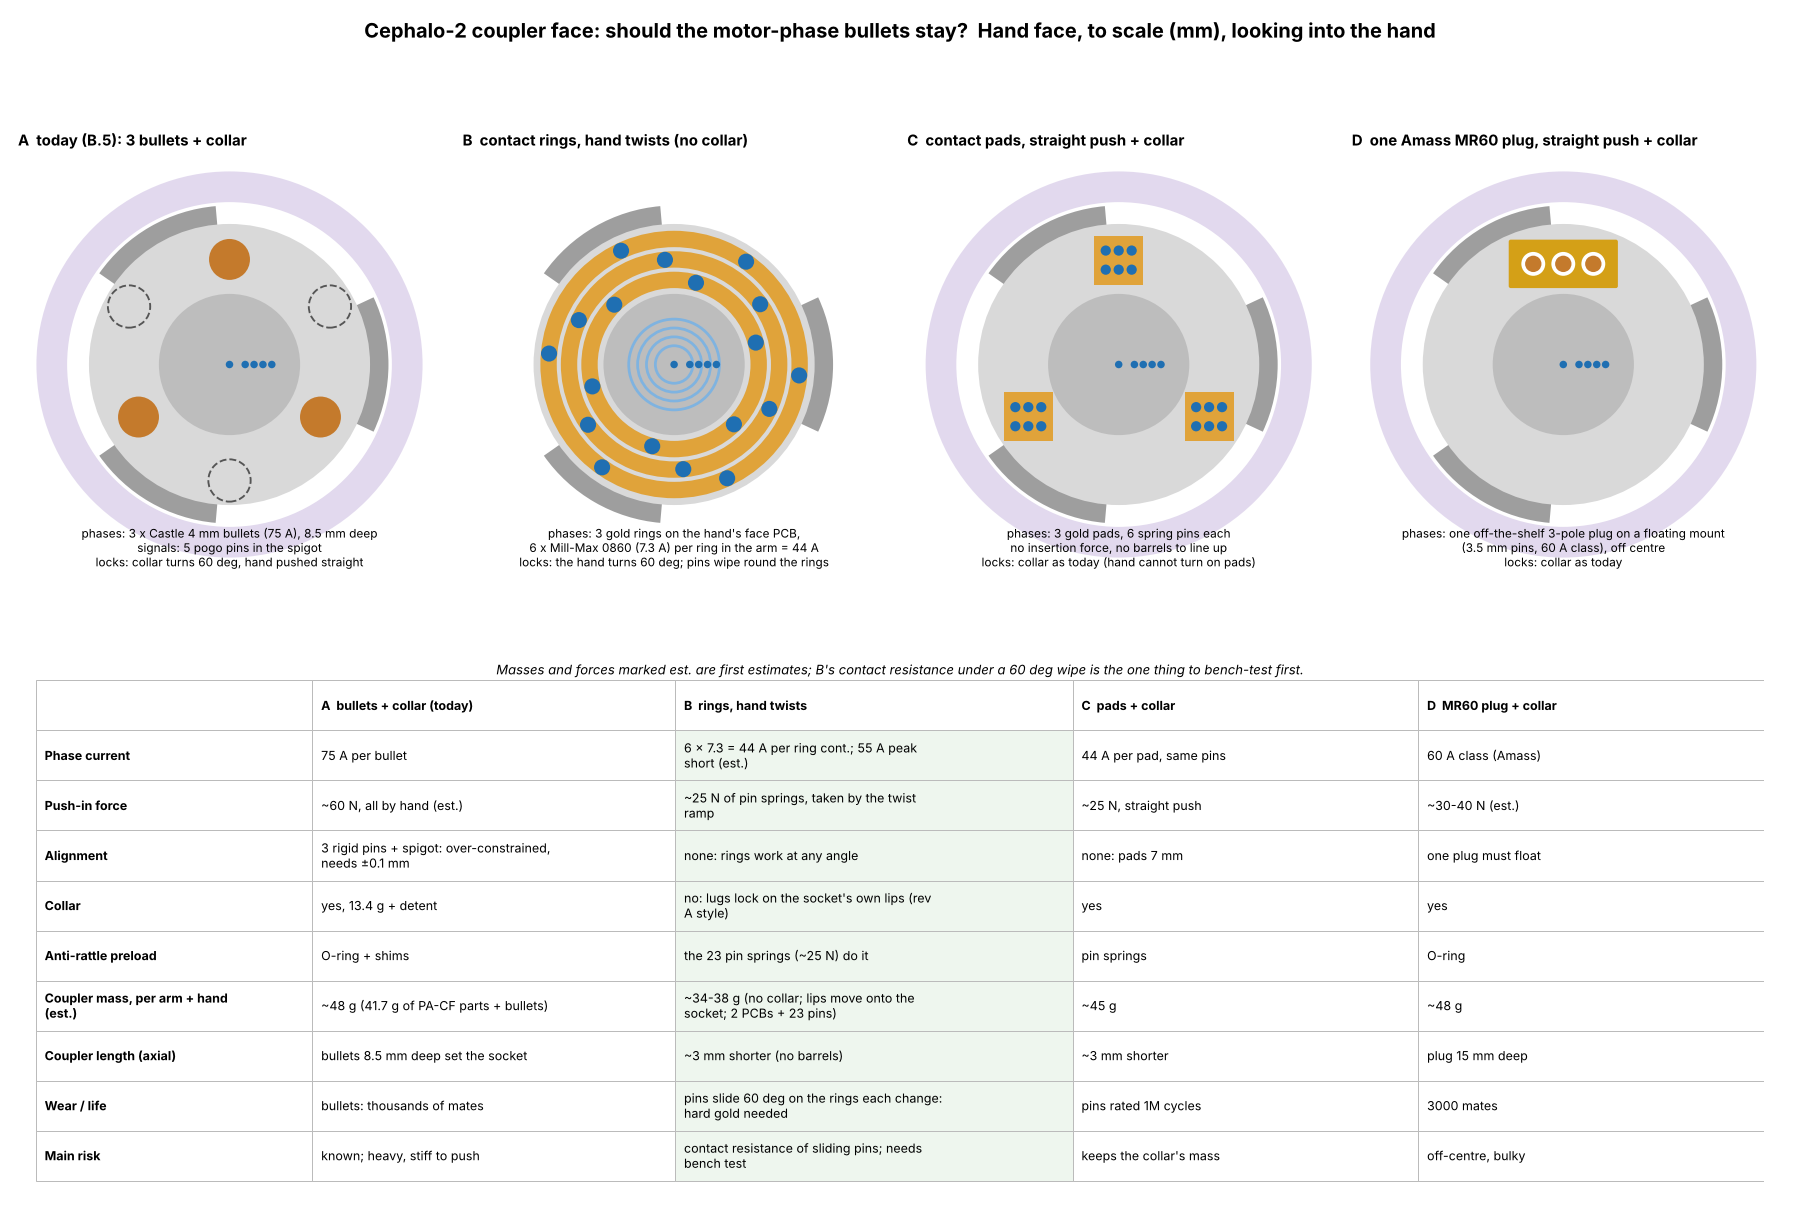

This figure's Python source:
"""Coupler face rethink: should the motor-phase bullets stay?  Visual design study (2026-11-19).
Face layouts to scale (hand side, looking into the hand's face) for four ways of getting the motor phases and the signals
across the joint, and a comparison of what each one costs.  Numbers marked est. are estimates; part data from datasheets:
Castle 4 mm bullet 75 A; Mill-Max 0860-0-15-20-82-14-11-0 spring pin 7.3 A, 120 gf mid-stroke, Ø2.36 pad;
Amass MR60 3-pole 3.5 mm motor plug (60 A class).  Current to carry: hand3 rotor 36 A hover, 55 A peak, 6S (25.2 V)."""
import json
import numpy as np
import matplotlib
matplotlib.use("Agg")
import matplotlib.pyplot as plt
from matplotlib.patches import Circle, Wedge, Rectangle, FancyBboxPatch
import textwrap
import handmount_b as H

P = H.P
OUT = "coupler_face_study.png"
C = dict(flange="#d9d9d9", lug="#9e9e9e", spigot="#bdbdbd", bullet="#c47a2c", pin="#1f6fb2", ring="#e0a33a",
         sig="#7fb3e0", screw="#555555", collar="#8e6bbf", mr="#d4a017", pad="#e0a33a")


def at(r, az):
    a = np.radians(az); return r * np.cos(a), r * np.sin(a)


def base(ax, title, lugs_w, collar):
    ax.set_aspect("equal"); ax.set_xlim(-31, 31); ax.set_ylim(-31, 31); ax.axis("off")
    ax.set_title(title, fontsize=12, fontweight="bold", loc="left")
    if collar:
        ax.add_patch(Circle((0, 0), P["R_collar"], color=C["collar"], alpha=0.25, lw=0))
        ax.add_patch(Circle((0, 0), P["collar_cb"], color="white", lw=0))
    for az in (0, 120, 240):
        ax.add_patch(Wedge((0, 0), P["lug_r1"], az - lugs_w / 2, az + lugs_w / 2, color=C["lug"], lw=0))
    ax.add_patch(Circle((0, 0), P["R_flange"], color=C["flange"], lw=0))
    ax.add_patch(Circle((0, 0), P["r_spigot"], color=C["spigot"], lw=0))


def signal_pins(ax, rings):
    for r in P["pin_r"]:
        if rings and r > 0:
            ax.add_patch(Circle((0, 0), r + 0.45, color=C["sig"], fill=False, lw=2.2))
        x, y = at(r, 0); ax.add_patch(Circle((x, y), 0.55, color=C["pin"], lw=0))


fig = plt.figure(figsize=(20, 13.5), facecolor="white")
fig.suptitle("Cephalo-2 coupler face: should the motor-phase bullets stay?  Hand face, to scale (mm), looking into the hand",
             fontsize=16, fontweight="bold", y=0.985)
axs = [fig.add_axes([0.01 + i * 0.247, 0.47, 0.235, 0.46]) for i in range(4)]

# A: today (B.5)
ax = axs[0]; base(ax, "A  today (B.5): 3 bullets + collar", P["lug_w"], True)
for az in P["az_bullet"]:
    x, y = at(P["r_bullet"], az); ax.add_patch(Circle((x, y), P["fem_bore"] / 2, color=C["bullet"], lw=0))
for r, az in P["screws"]:
    x, y = at(r, az); ax.add_patch(Circle((x, y), 3.1, color=C["screw"], fill=False, lw=1.5, ls="--"))
signal_pins(ax, False)
ax.text(0, -30, "phases: 3 x Castle 4 mm bullets (75 A), 8.5 mm deep\nsignals: 5 pogo pins in the spigot\nlocks: collar turns 60 deg, hand pushed straight",
        ha="center", va="bottom", fontsize=9.5)

# B: ring contacts, hand twists itself (no collar)
ax = axs[1]; base(ax, "B  contact rings, hand twists (no collar)", 50, False)
rings = [(11.2, 13.6), (14.2, 16.6), (17.2, 19.6)]
for (a, b) in rings:
    ax.add_patch(Wedge((0, 0), b, 0, 360, width=b - a, color=C["ring"], lw=0))
for k, (a, b) in enumerate(rings):
    rm = (a + b) / 2
    for j in range(6):
        x, y = at(rm, 15 + k * 20 + j * 60); ax.add_patch(Circle((x, y), 1.18, color=C["pin"], lw=0))
signal_pins(ax, True)
ax.text(0, -30, "phases: 3 gold rings on the hand's face PCB,\n6 x Mill-Max 0860 (7.3 A) per ring in the arm = 44 A\nlocks: the hand turns 60 deg; pins wipe round the rings",
        ha="center", va="bottom", fontsize=9.5)

# C: pads, straight push, keep collar
ax = axs[2]; base(ax, "C  contact pads, straight push + collar", P["lug_w"], True)
for k, az0 in enumerate((90, 210, 330)):
    x, y = at(15.3, az0); ax.add_patch(Rectangle((x - 3.6, y - 3.6), 7.2, 7.2, angle=0, color=C["pad"], lw=0))
    for dx in (-1.9, 0, 1.9):
        for dy in (-1.4, 1.4):
            ax.add_patch(Circle((x + dx, y + dy), 0.75, color=C["pin"], lw=0))
signal_pins(ax, False)
ax.text(0, -30, "phases: 3 gold pads, 6 spring pins each\nno insertion force, no barrels to line up\nlocks: collar as today (hand cannot turn on pads)",
        ha="center", va="bottom", fontsize=9.5)

# D: one moulded 3-pole plug (MR60), straight push + collar
ax = axs[3]; base(ax, "D  one Amass MR60 plug, straight push + collar", P["lug_w"], True)
ax.add_patch(FancyBboxPatch((-7.7, 11.5), 15.4, 6.5, boxstyle="round,pad=0.3", color=C["mr"], lw=0))
for dx in (-4.4, 0, 4.4):
    ax.add_patch(Circle((dx, 14.75), 1.75, color="white", lw=0)); ax.add_patch(Circle((dx, 14.75), 1.2, color=C["bullet"], lw=0))
signal_pins(ax, False)
ax.text(0, -30, "phases: one off-the-shelf 3-pole plug on a floating mount\n(3.5 mm pins, 60 A class), off centre\nlocks: collar as today",
        ha="center", va="bottom", fontsize=9.5)

# comparison table
rows = [
    ("", "A  bullets + collar (today)", "B  rings, hand twists", "C  pads + collar", "D  MR60 plug + collar"),
    ("Phase current", "75 A per bullet", "6 x 7.3 = 44 A per ring cont.; 55 A peak short (est.)", "44 A per pad, same pins", "60 A class (Amass)"),
    ("Push-in force", "~60 N, all by hand (est.)", "~25 N of pin springs, taken by the twist ramp", "~25 N, straight push", "~30-40 N (est.)"),
    ("Alignment", "3 rigid pins + spigot: over-constrained, needs ±0.1 mm", "none: rings work at any angle", "none: pads 7 mm", "one plug must float"),
    ("Collar", "yes, 13.4 g + detent", "no: lugs lock on the socket's own lips (rev A style)", "yes", "yes"),
    ("Anti-rattle preload", "O-ring + shims", "the 23 pin springs (~25 N) do it", "pin springs", "O-ring"),
    ("Coupler mass, per arm + hand (est.)", "~48 g (41.7 g of PA-CF parts + bullets)", "~34-38 g (no collar; lips move onto the socket; 2 PCBs + 23 pins)", "~45 g", "~48 g"),
    ("Coupler length (axial)", "bullets 8.5 mm deep set the socket", "~3 mm shorter (no barrels)", "~3 mm shorter", "plug 15 mm deep"),
    ("Wear / life", "bullets: thousands of mates", "pins slide 60 deg on the rings each change: hard gold needed", "pins rated 1M cycles", "3000 mates"),
    ("Main risk", "known; heavy, stiff to push", "contact resistance of sliding pins; needs bench test", "keeps the collar's mass", "off-centre, bulky"),
]
tax = fig.add_axes([0.02, 0.02, 0.96, 0.42]); tax.axis("off")
widths = [0.16, 0.21, 0.23, 0.2, 0.2]; xs = np.cumsum([0] + widths[:-1])
nr = len(rows)
for i, row in enumerate(rows):
    y = 1 - (i + 1) / (nr + 0.2)
    for j, cell in enumerate(row):
        bold = i == 0 or j == 0
        col = "#eef6ee" if (j == 2 and i > 0) else "white"
        tax.add_patch(Rectangle((xs[j], y), widths[j], 1 / (nr + 0.2), facecolor=col, edgecolor="#bbbbbb", lw=0.8, transform=tax.transAxes))
        tax.text(xs[j] + 0.005, y + 0.5 / (nr + 0.2), "\n".join(textwrap.wrap(cell, 44 if j else 30)), transform=tax.transAxes,
                 fontsize=10, va="center", fontweight="bold" if bold else "normal")
fig.text(0.5, 0.445, "Masses and forces marked est. are first estimates; B's contact resistance under a 60 deg wipe is the one thing to bench-test first.",
         ha="center", fontsize=10.5, style="italic")
fig.savefig(OUT, dpi=90)
print("wrote", OUT)
